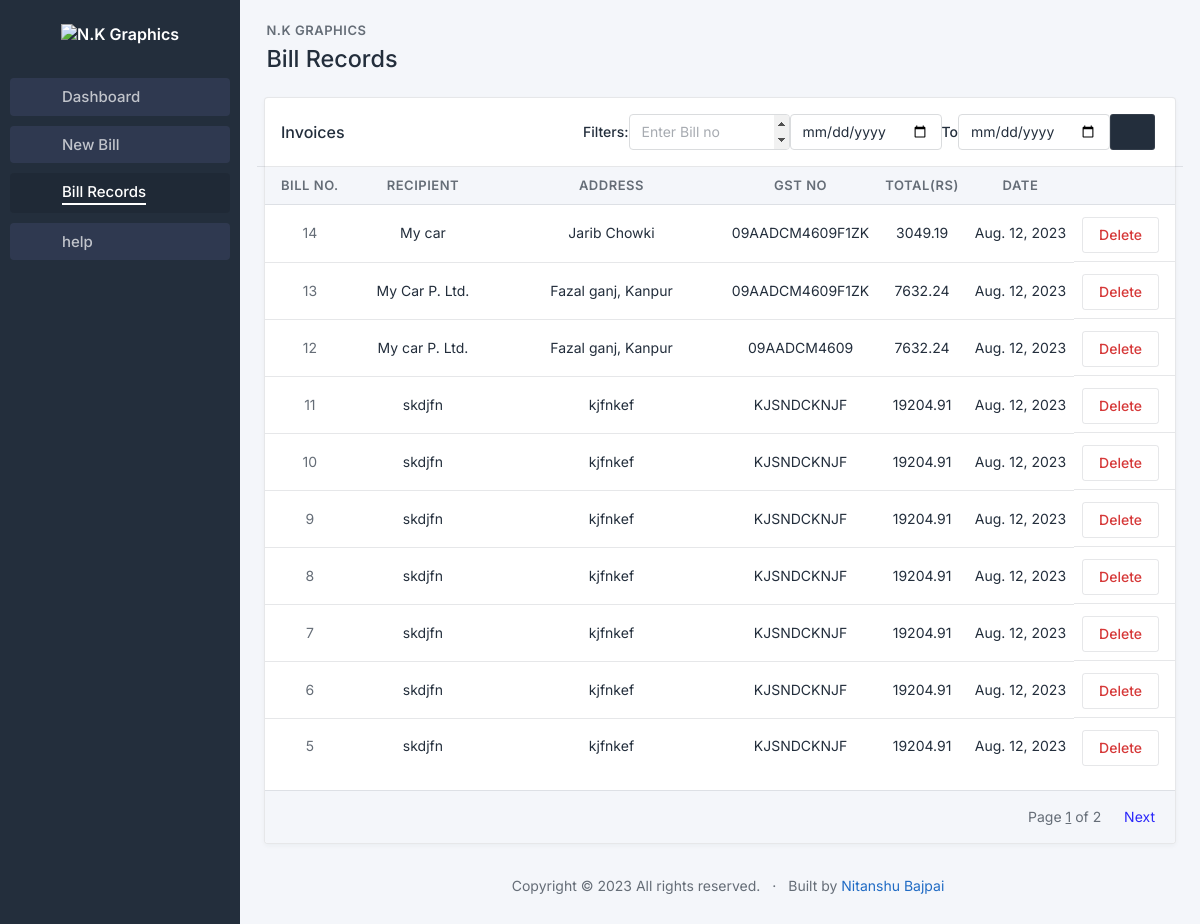
Before: /records with the older database file.
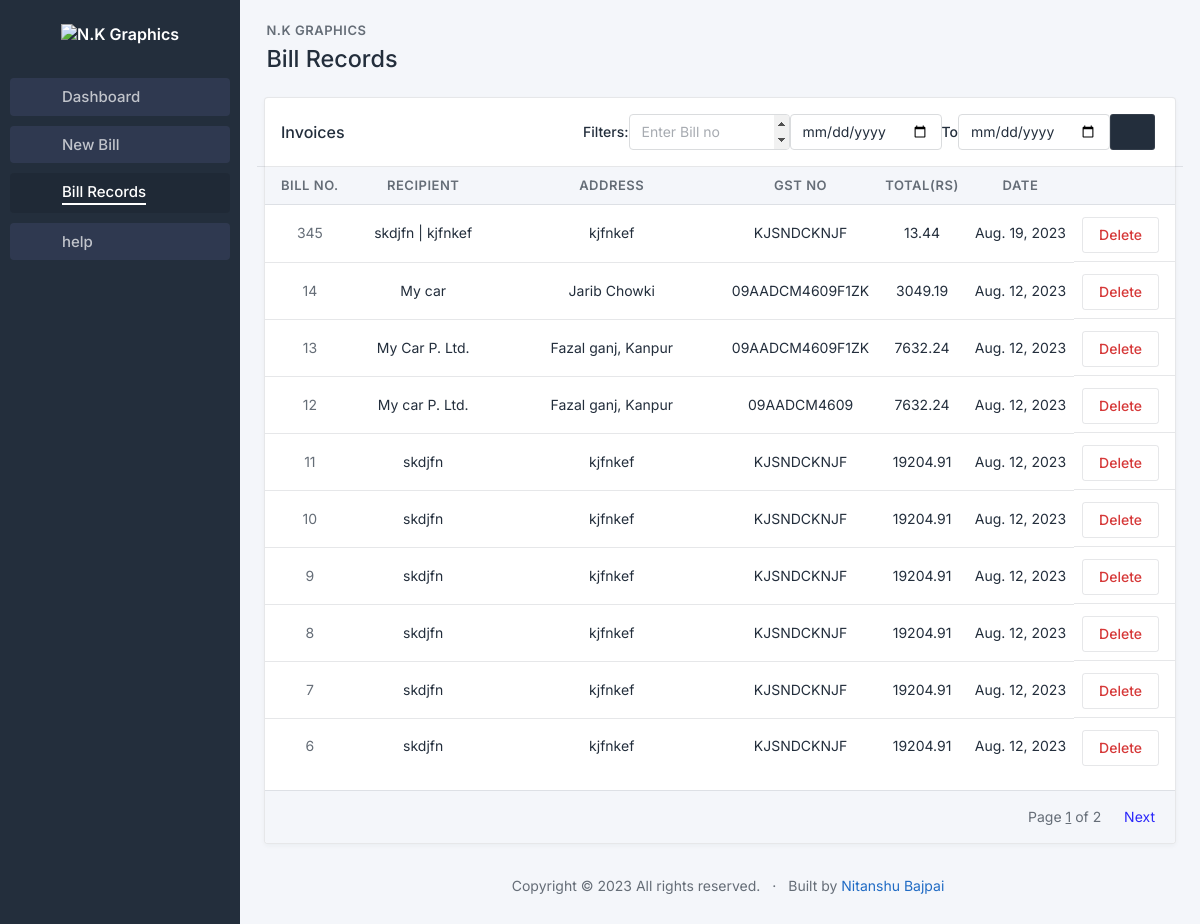
After: the same page with the newer database file.
### billmanage/models.py (models this page shows)
class bill(models.Model):
    billno = models.IntegerField(primary_key= True, null=False, blank=False)
    date = models.DateField(default=timezone.now, null=False, blank=False)
    recipient = models.TextField(null=False, blank=False, max_length=100)
    address = models.TextField(null=False, blank=False, max_length=200)
    GSTno = models.CharField(null=False, blank=False, max_length=15)
    cgst = models.DecimalField(null=False, blank=False, max_digits=10, decimal_places=2)
    sgst = models.DecimalField(null=False, blank=False, max_digits=10, decimal_places=2)
    total = models.DecimalField(null=False, blank=False, max_digits=12, decimal_places=2)
    grandtotal = models.DecimalField(null=False, blank=False, max_digits=12, decimal_places=2)

### billmanage/views.py (the view)
# urls.py: path('records', billviews.records, name='records'),
def records(request):
    if request.method=='POST':
        startingdate = request.POST['start']
        billno = request.POST['billno']
        enddate = request.POST.get('end') or datetime.now()
        if billno:
            billobj = bill.objects.filter(billno=billno)
        elif startingdate:
            billobj = bill.objects.filter(date__range=[startingdate, enddate]).order_by('-date')
        else:
            billobj = bill.objects.all().order_by('-billno')
    else:
        billobj = bill.objects.all().order_by('-billno')
    paginator = Paginator(billobj, 10)
    page_number = request.GET.get('page')
    try:
        bills = paginator.page(page_number)
    except PageNotAnInteger:
        bills = paginator.page(1)
    except EmptyPage:
        bills = paginator.page(paginator.num_pages)
    return render(request, 'billmanage/records.html', {'bills': bills})

### billmanage/templates/billmanage/records.html (shortened to what the changed rows need)
{% load static %}
<!doctype html>
<html lang="en">
  <head>
    <link href="{% static 'css/tabler.min.css' %}" rel="stylesheet"/>
    <link href="{% static 'css/tabler-flags.min.css' %}" rel="stylesheet"/>
    <link href="{% static 'css/tabler-payments.min.css' %}" rel="stylesheet"/>
    <link href="{% static 'css/tabler-vendors.min.css' %}" rel="stylesheet"/>
    <link href="{% static 'css/demo.min.css' %}" rel="stylesheet"/>
    <link href="{% static 'typicons.font-2.1.2/src/font/typicons.css' %}" rel="stylesheet"/>
  </head>
  <body class="antialiased">
    <div class="page">
      <aside class="navbar navbar-vertical navbar-expand-lg navbar-dark">
        <div class="container-fluid">
          <h1 class="navbar-brand navbar-brand-autodark">
            <a href=".">
              <img src="{% static 'img/logodash.png' %}" width="auto" height="50" alt="N.K Graphics" class="mt-2">
            </a>
          </h1>
        </div>
      </aside>
      <div class="content">
        <div class="container-xl">
			<div class="page-header d-print-none">
			  <div class="row align-items-center">
				<div class="col" style="zoom: 130%;">
					  <h2 class="page-title">
						Bill Records
					  </h2>
				</div>
			  </div>
			</div>
			<div class="card">
                <div class="table-responsive" >
                  <table class="table card-table table-vcenter text-nowrap datatable">
                    <thead>
                        <tr class="text-center">
                            <th style="width: 4 rem; font-size: 13px;">Bill No.</th>
                            <th style="width: 10rem; font-size: 13px;">Recipient</th>
                            <th style="width: 15rem;overflow-wrap: break-word;font-size: 13px;">Address</th>
                            <th style="width: 8rem;font-size: 13px;">GST no</th>
                            <th style="font-size: 13px;">Total(Rs)</th>
                            <th style="font-size: 13px;">Date</th>
                            <th></th>
                          </tr>
                    </thead>
                    <tbody class="text-center">
                    {% for bill in bills%}
                      <tr>
                        <td style="width: 5rem;"><span class="text-muted">{{bill.billno}}</span></td>
                        <td style="width: 10rem;"><a href="{% url 'invoice' billno=bill.billno %}" class="text-reset" tabindex="-1">{{bill.recipient}}</a></td>
                        <td style="width: 15rem;overflow-wrap: break-word;">{{bill.address}}</td>
                        <td style="width: 8rem;">{{bill.GSTno}}</td>
                        <td>{{bill.grandtotal}}</td>
                        <td>{{bill.date}}</td>
                        <td class="text-end d-flex" style="justify-content: space-around;">
                            <a  href="{% url 'delete' billno=bill.billno %}" style="text-decoration: none;"><button class="btn btn-outline-red pl-2 pr-2 mt-1" >Delete</button></a>
                        </td>
                      </tr>
                    {% endfor %}
                    </tbody>
                  </table>
                </div>
              </div>
		  </div>
      </div>
    </div>
  </body>
</html>

Changed rows visible on the page:
no longer on this page (row unchanged): bill: billno "5", recipient "skdjfn", address "kjfnkef", GSTno "KJSNDCKNJF", grandtotal "19204.91", date "Aug. 12, 2023"
added bill: billno "345", recipient "skdjfn | kjfnkef", address "kjfnkef", GSTno "KJSNDCKNJF", grandtotal "13.44", date "Aug. 19, 2023"
